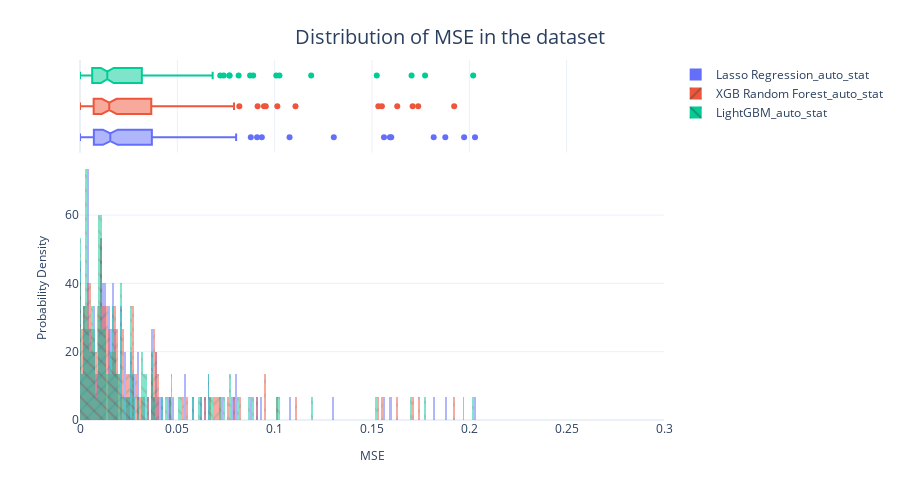

Source (notebook cell):
### Code cell
fig = px.histogram(metrics_df, 
                   x="MSE", 
                   color="Algorithm",
                   pattern_shape="Algorithm", 
                   marginal="box", 
                   nbins=500, 
                   barmode="overlay",
                   histnorm="probability density")
fig = format_plot(fig, xlabel="MSE", ylabel="Probability Density", title="Distribution of MSE in the dataset")
fig.update_layout(xaxis_range=[0,0.3])
# fig.write_image("imgs/chapter_7/mse_dist.png")
fig.show()

### Figure 1 — Plotly figure (JSON) as saved in the notebook; plotly's stock layout.template omitted (floating-point values rounded to 4 significant figures; data arrays with more than 128 entries replaced by an {"elided": "..."} marker saying what was removed)
{"data": [{"alignmentgroup": "True", "bingroup": "x", "histnorm": "probability density", "hovertemplate": "Algorithm=Lasso Regression_auto_stat<br>MSE=%{x}<br>probability density=%{y}<extra></extra>", "legendgroup": "Lasso Regression_auto_stat", "marker": {"color": "#636efa", "opacity": 0.5, "pattern": {"shape": ""}}, "name": "Lasso Regression_auto_stat", "nbinsx": 500, "offsetgroup": "Lasso Regression_auto_stat", "orientation": "v", "showlegend": true, "type": "histogram", "x": {"elided": "150 float values"}, "xaxis": "x", "yaxis": "y"}, {"alignmentgroup": "True", "hovertemplate": "Algorithm=Lasso Regression_auto_stat<br>MSE=%{x}<extra></extra>", "legendgroup": "Lasso Regression_auto_stat", "marker": {"color": "#636efa"}, "name": "Lasso Regression_auto_stat", "notched": true, "offsetgroup": "Lasso Regression_auto_stat", "showlegend": false, "type": "box", "x": {"elided": "150 float values"}, "xaxis": "x2", "yaxis": "y2"}, {"alignmentgroup": "True", "bingroup": "x", "histnorm": "probability density", "hovertemplate": "Algorithm=XGB Random Forest_auto_stat<br>MSE=%{x}<br>probability density=%{y}<extra></extra>", "legendgroup": "XGB Random Forest_auto_stat", "marker": {"color": "#EF553B", "opacity": 0.5, "pattern": {"shape": "/"}}, "name": "XGB Random Forest_auto_stat", "nbinsx": 500, "offsetgroup": "XGB Random Forest_auto_stat", "orientation": "v", "showlegend": true, "type": "histogram", "x": {"elided": "150 float values"}, "xaxis": "x", "yaxis": "y"}, {"alignmentgroup": "True", "hovertemplate": "Algorithm=XGB Random Forest_auto_stat<br>MSE=%{x}<extra></extra>", "legendgroup": "XGB Random Forest_auto_stat", "marker": {"color": "#EF553B"}, "name": "XGB Random Forest_auto_stat", "notched": true, "offsetgroup": "XGB Random Forest_auto_stat", "showlegend": false, "type": "box", "x": {"elided": "150 float values"}, "xaxis": "x2", "yaxis": "y2"}, {"alignmentgroup": "True", "bingroup": "x", "histnorm": "probability density", "hovertemplate": "Algorithm=LightGBM_auto_stat<br>MSE=%{x}<br>probability density=%{y}<extra></extra>", "legendgroup": "LightGBM_auto_stat", "marker": {"color": "#00cc96", "opacity": 0.5, "pattern": {"shape": "\\"}}, "name": "LightGBM_auto_stat", "nbinsx": 500, "offsetgroup": "LightGBM_auto_stat", "orientation": "v", "showlegend": true, "type": "histogram", "x": {"elided": "150 float values"}, "xaxis": "x", "yaxis": "y"}, {"alignmentgroup": "True", "hovertemplate": "Algorithm=LightGBM_auto_stat<br>MSE=%{x}<extra></extra>", "legendgroup": "LightGBM_auto_stat", "marker": {"color": "#00cc96"}, "name": "LightGBM_auto_stat", "notched": true, "offsetgroup": "LightGBM_auto_stat", "showlegend": false, "type": "box", "x": {"elided": "150 float values"}, "xaxis": "x2", "yaxis": "y2"}], "layout": {"autosize": false, "barmode": "overlay", "height": 500, "legend": {"title": {}, "tracegroupgap": 0}, "margin": {"t": 60}, "title": {"font": {"size": 20}, "text": "Distribution of MSE in the dataset", "x": 0.5, "xanchor": "center", "yanchor": "top"}, "width": 900, "xaxis": {"anchor": "y", "domain": [0, 1], "range": [0, 0.3], "title": {"font": {"size": 12}, "text": "MSE"}}, "xaxis2": {"anchor": "y2", "domain": [0, 1], "matches": "x", "showgrid": true, "showticklabels": false}, "yaxis": {"anchor": "x", "domain": [0, 0.7326], "title": {"font": {"size": 12}, "text": "Probability Density"}}, "yaxis2": {"anchor": "x2", "domain": [0.7426, 1], "matches": "y2", "showgrid": false, "showline": false, "showticklabels": false, "ticks": ""}}}
